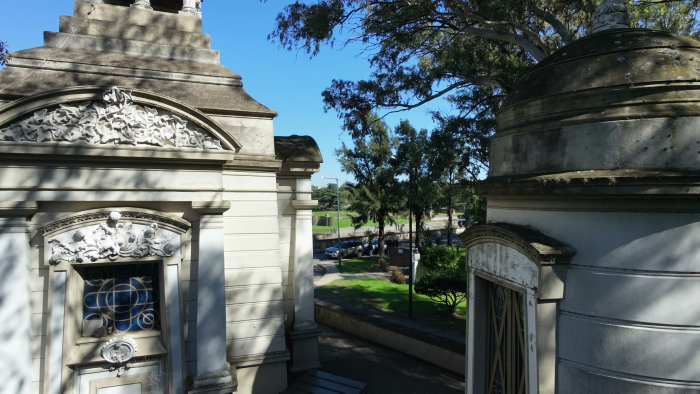
#> input picture 07-modelado/03-panteon-asociacion-catalana/detalle_fachada.jpg, 1400 x 787 px, given as the content of the folder catalana/03-datasets/dji/dataset-splatfacto-1507-full/images, which was not available (shown at 1/2 size)
$ python preparar_panteon_modelado.py
#> lines starting #> are read from the running program, lines starting #| are printed output that depends on the picture; pictures that were not available may be replaced by others from this repository, and a replacement may not be noted
"""Prepara insumos de referencia (hoja de contacto de fotogramas, nube
muestreada) para la reconstrucción geométrica asistida por IA del Panteón
Asociación Catalana (Cap.6, sección 6.3.4)."""
from pathlib import Path
import numpy as np,json
from PIL import Image,ImageOps,ImageDraw
from plyfile import PlyData,PlyElement
base=Path(r'C:\nerfstudio_work\thesis')
out=base/'07-modelado/03-panteon-asociacion-catalana';out.mkdir(parents=True,exist_ok=True);(out/'proceso').mkdir(exist_ok=True)
imgs=sorted((base/'03-panteon-asociacion-catalana/03-datasets/dji/dataset-splatfacto-1507-full/images').glob('*.jpg'))
sheet=Image.new('RGB',(1600,1250),'white');d=ImageDraw.Draw(sheet)
#> after `sheet = Image.new('RGB', (1600, 1250), 'white')`: sheet: PIL image 1600x1250 RGB; every value is 255
for k,i in enumerate(np.linspace(0,len(imgs)-1,20,dtype=int)):
 im=ImageOps.contain(Image.open(imgs[i]).convert('RGB'),(400,225));x=k%4*400;y=k//4*250
#> after `im = ImageOps.contain(Image.open(imgs[i]).convert('RGB'), (400, 225))`:
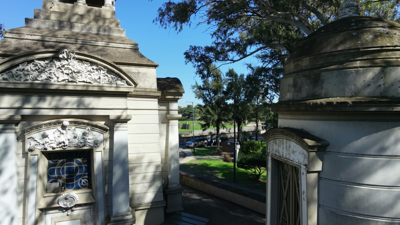
#> im: PIL image 400x225 RGB; mean R, G, B 91.7, 102.5, 103.3
 sheet.paste(im,(x,y));d.text((x+8,y+230),imgs[i].name,fill='black')
#> after `sheet.paste(im, (x, y))`:
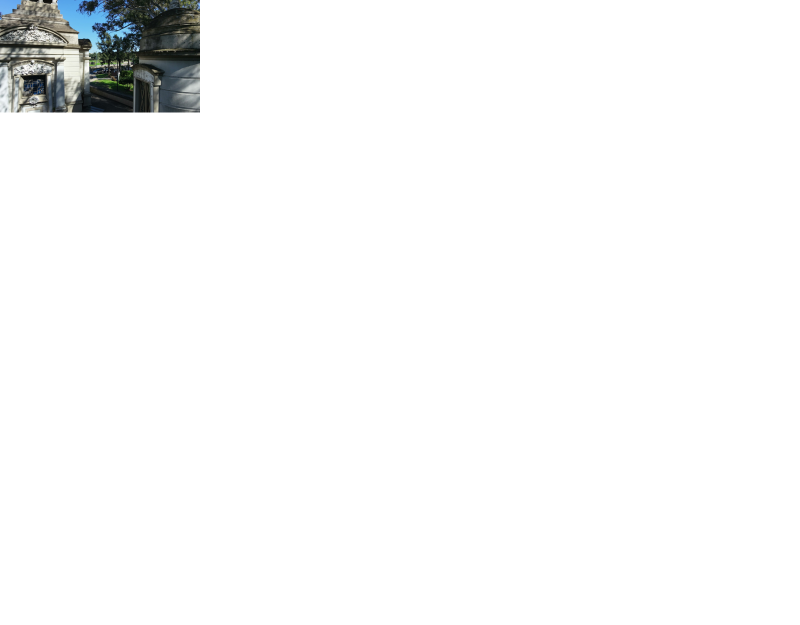
#> sheet: PIL image 1600x1250 RGB (shown at 1/2 size); mean R, G, B 247.6, 248.1, 248.2
sheet.save(out/'referencias_dji.jpg')
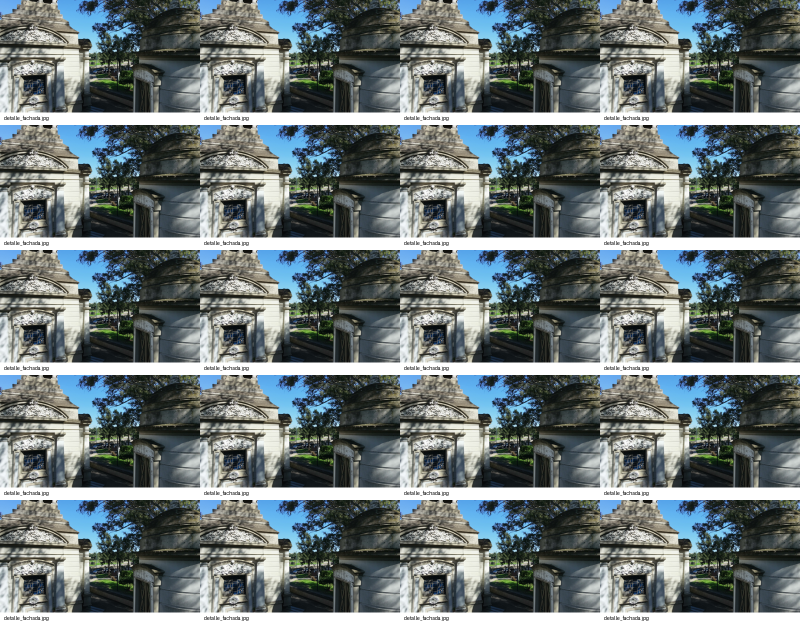
#> saved as referencias_dji.jpg: PIL image 1600x1250 RGB (shown at 1/2 size); mean R, G, B 107.4, 117.2, 117.9
src=base/'03-panteon-asociacion-catalana/02-resultados-finales/dji/colmap-fotogrametria/nube-densa.xyz'
rows=[]
#> (the run stopped early here; a loop or call above may not have finished)
